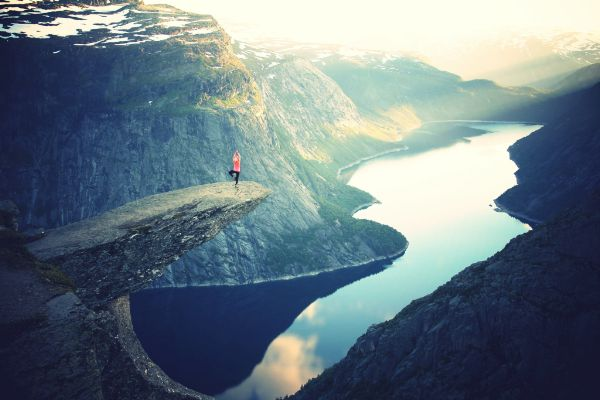
#> input picture tp2/fjords.jpg, 600 x 400 px
$ python cbcr.py
#> lines starting #> are read from the running program, lines starting #| are printed output that depends on the picture
# -*- coding: utf-8 -*-

import matplotlib.pyplot as py
import numpy as np


def getY(R, G, B):
    temp = 0.299 * R + 0.587 * G + 0.114 * B
    if temp > 255:
        return 255
    elif temp < 0:
        return 0
    return temp


def getCb(B, Y):
    temp = 128 + 0.564 * (B - Y)
    if temp > 255:
        return 255
    elif temp < 0:
        return 0
    return temp


def getCr(R, Y):
    temp = 128 + 0.713 * (R - Y)
    if temp > 255:
        return 255
    elif temp < 0:
        return 0
    return temp


def getR(Y, Cr):
    temp = Y + 1.403 * (Cr - 128)
    if temp > 255:
        return 255
    elif temp < 0:
        return 0
    return temp


def getG(Y, Cr, Cb):
    temp = Y - 0.714 * (Cr - 128) - 0.344 * (Cb - 128)
    if temp > 255:
        return 255
    elif temp < 0:
        return 0
    return temp


def getB(Y, Cb):
    temp = Y + 1.773 * (Cb - 128)
    if temp > 255:
        return 255
    elif temp < 0:
        return 0
    return temp


def RGBtoYCbCr444(nomImage):
    image = py.imread(nomImage)
    # py.imshow(image)
    # py.show()

    hauteur = len(image)
    largeur = len(image[0])

    # Conversion RGB vers YCbCr 4:4:4
    code = image.copy()

    for ligne in range(hauteur):
        for colonne in range(largeur):
            pixel = image[ligne][colonne]
            y = getY(pixel[0], pixel[1], pixel[2])
            code[ligne][colonne][0] = getY(pixel[0], pixel[1], pixel[2])
            code[ligne][colonne][1] = getCb(pixel[1], y)
            code[ligne][colonne][2] = getCr(pixel[0], y)

    # Conversion YCbCr vers RGB
    imageDecode = image.copy()

    for ligne in range(hauteur):
        for colonne in range(largeur):
            ycbcr = code[ligne][colonne]
            imageDecode[ligne][colonne] = (getR(ycbcr[0], ycbcr[2]),
                                           getG(ycbcr[0], ycbcr[2], ycbcr[1]),
                                           getB(ycbcr[0], ycbcr[1]))

    py.imshow(imageDecode)
    py.show()


def RGBtoYCbCr420(nomImage):
#> called with nomImage = 'fjords.jpg'
    image = py.imread(nomImage).astype('float')
    hauteur = len(image)
#> hauteur = 400
    largeur = len(image[0])
#> largeur = 600
    code = np.zeros_like(image)

    for ligne in range(hauteur):
        if ligne % 2 == 0:
            for colonne in range(largeur):
                pixel = image[ligne][colonne]
                y = getY(pixel[0], pixel[1], pixel[2])
                if colonne % 2 == 0:
                    code[ligne][colonne][0] = y
                    code[ligne][colonne][1] = getCb(pixel[2], y)
                    code[ligne][colonne][2] = getCr(pixel[0], y)
                else:
                    code[ligne][colonne] = code[ligne][colonne - 1]
                    code[ligne][colonne][0] = y
        else:
            # Copier la ligne au dessus
            code[ligne] = code[ligne - 1]
            for colonne in range(largeur):
                pixel = image[ligne][colonne]
                code[ligne][colonne][0] = getY(pixel[0], pixel[1], pixel[2])
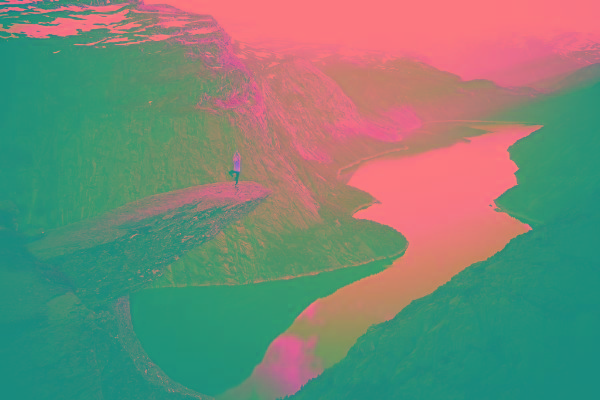
#> code: shape (400, 600, 3) float64; mean R, G, B 118.4, 135.3, 119.2

    # Conversion YCbCr vers RGB
    imageDecode = np.zeros_like(image)

    for ligne in range(hauteur):
        for colonne in range(largeur):
            ycbcr = code[ligne][colonne]
            imageDecode[ligne][colonne] = (getR(ycbcr[0], ycbcr[2]),
                                           getG(ycbcr[0], ycbcr[2], ycbcr[1]),
                                           getB(ycbcr[0], ycbcr[1]))

    py.imshow(imageDecode.astype('uint8'))
    py.show()


# Main :
RGBtoYCbCr420("fjords.jpg")

$ run again, with tp2/image_coloree.jpg copied over tp2/fjords.jpg
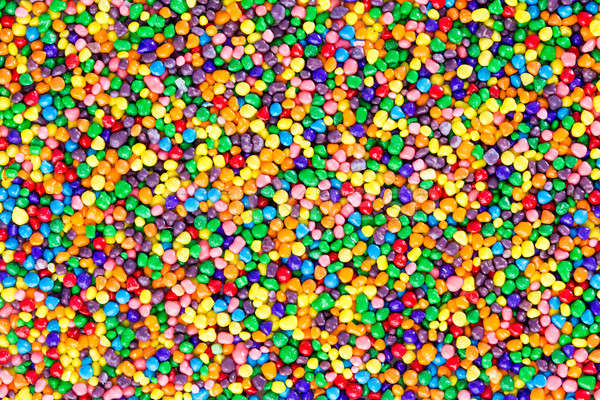
#> input picture tp2/image_coloree.jpg, 600 x 400 px
#> hauteur = 400
#> largeur = 600
#> after the loop in RGBtoYCbCr420, `for ligne in range(hauteur):`:
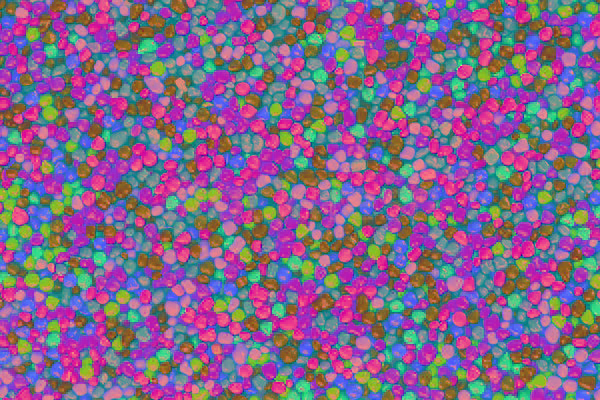
#> code: shape (400, 600, 3) float64; mean R, G, B 131.3, 102.1, 139.6
#> after the loop in RGBtoYCbCr420, `for ligne in range(hauteur):`:
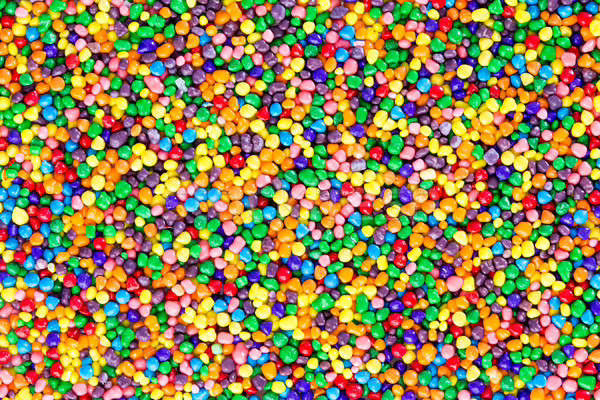
#> imageDecode: shape (400, 600, 3) float64; mean R, G, B 147.4, 132, 86.9

$ run again, with tp2/image_sombre.jpg copied over tp2/fjords.jpg
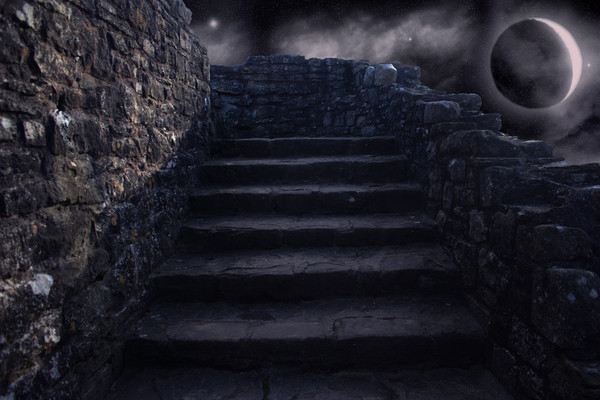
#> input picture tp2/image_sombre.jpg, 600 x 400 px
#> hauteur = 400
#> largeur = 600
#> after the loop in RGBtoYCbCr420, `for ligne in range(hauteur):`:
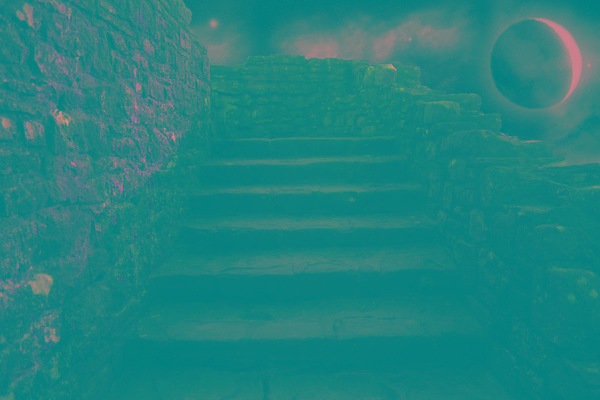
#> code: shape (400, 600, 3) float64; mean R, G, B 34.9, 132.3, 127.6
